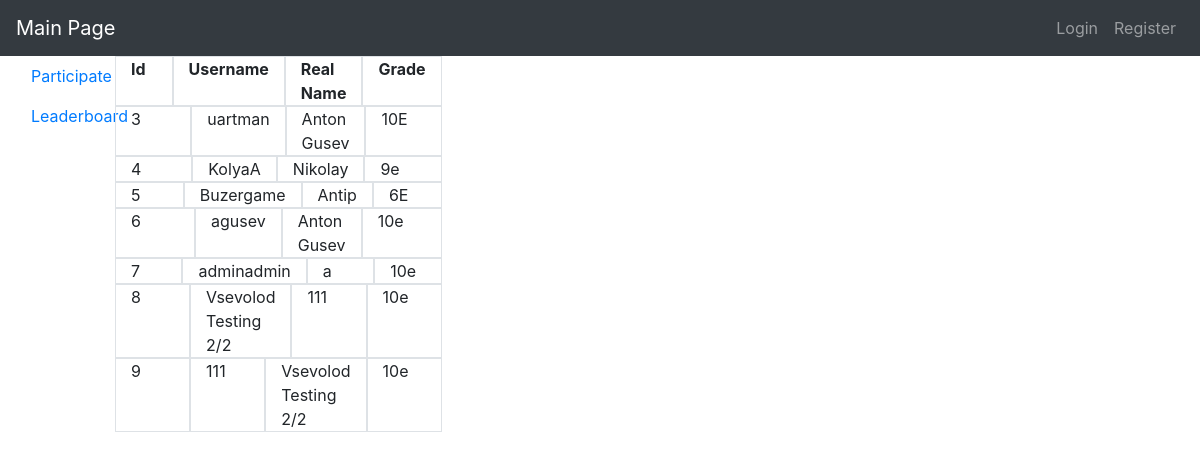
Screenshot of /admin/users with the database file from the repository.
### orm.py (models this page shows)
class BaseModel(Model):
    class Meta:
        database = db

class User(BaseModel):
    username = TextField()
    username.unique = True
    name = TextField()
    grade = TextField()
    password = TextField()

### app.py (the view)
@app.route("/admin/users")
def page_admin_users():
    return render_template("p_admin_users.html", users=User.select().where(User.id > 2))

### app.py (called while the page is built)
@app.before_request
def before_request():
    db.connect()

@app.after_request
def after_request(response):
    db.close()
    return response

### templates/p_admin_users.html
{% extends "bootstrap/base.html" %}
{% block content %}
    <div class="row col-4">
        <div class="col border "><b>Id</b></div>
        <div class="col border "><b>Username</b></div>
        <div class="col border "><b>Real Name</b></div>
        <div class="col border "><b>Grade</b></div>
    </div>
    {% for i in users %}
    <div class="row col-4">
        <div class="col border ">{{ i.id }}</div>
        <div class="col border ">{{ i.username }}</div>
        <div class="col border ">{{ i.name }}</div>
        <div class="col border ">{{ i.grade }}</div>
    </div>
    {% endfor %}
{% endblock %}

### rows the page displays
User: id "3", username "uartman", name "Anton Gusev", grade "10Е"
User: id "4", username "KolyaA", name "Nikolay", grade "9e"
User: id "5", username "Buzergame", name "Antip", grade "6E"
User: id "6", username "agusev", name "Anton Gusev", grade "10e"
User: id "7", username "adminadmin", name "a", grade "10e"
User: id "8", username "Vsevolod Testing 2/2", name "111", grade "10e"
User: id "9", username "111", name "Vsevolod Testing 2/2", grade "10e"
